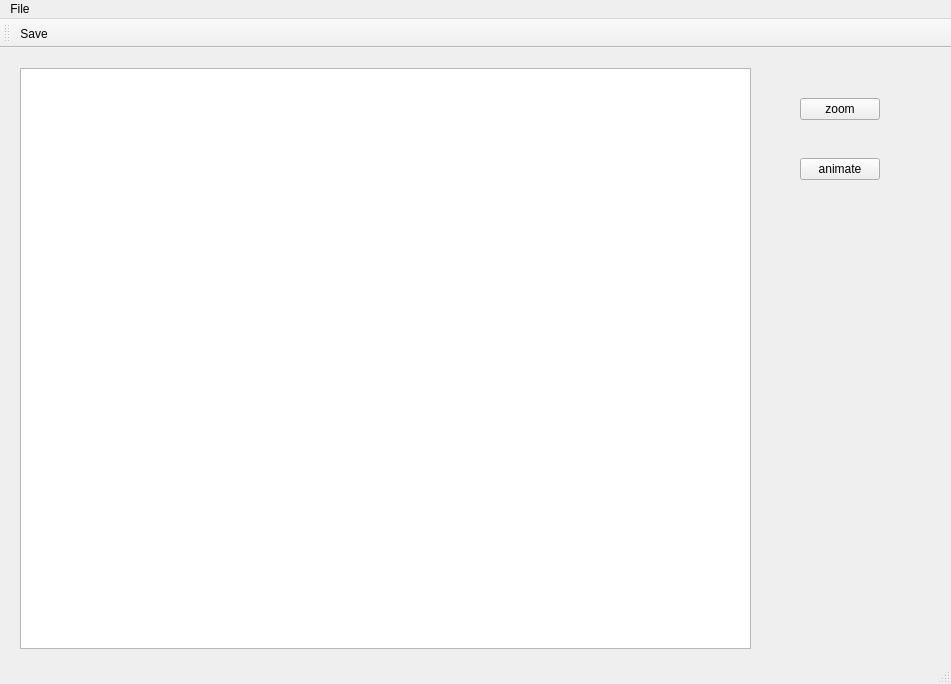
<?xml version="1.0" encoding="UTF-8"?>
<ui version="4.0">
 <class>MainWindow</class>
 <widget class="QMainWindow" name="MainWindow">
  <property name="geometry">
   <rect>
    <x>0</x>
    <y>0</y>
    <width>951</width>
    <height>684</height>
   </rect>
  </property>
  <property name="windowTitle">
   <string>MainWindow</string>
  </property>
  <property name="styleSheet">
   <string notr="true"/>
  </property>
  <widget class="QWidget" name="centralWidget">
   <widget class="QGraphicsView" name="graphicsView">
    <property name="geometry">
     <rect>
      <x>20</x>
      <y>20</y>
      <width>731</width>
      <height>581</height>
     </rect>
    </property>
   </widget>
   <widget class="QPushButton" name="pushButton">
    <property name="geometry">
     <rect>
      <x>800</x>
      <y>50</y>
      <width>80</width>
      <height>22</height>
     </rect>
    </property>
    <property name="text">
     <string>zoom</string>
    </property>
   </widget>
   <widget class="QPushButton" name="pushButton_2">
    <property name="geometry">
     <rect>
      <x>800</x>
      <y>110</y>
      <width>80</width>
      <height>22</height>
     </rect>
    </property>
    <property name="text">
     <string>animate</string>
    </property>
   </widget>
  </widget>
  <widget class="QMenuBar" name="menuBar">
   <property name="geometry">
    <rect>
     <x>0</x>
     <y>0</y>
     <width>951</width>
     <height>19</height>
    </rect>
   </property>
   <widget class="QMenu" name="menuFile">
    <property name="title">
     <string>File</string>
    </property>
    <addaction name="actionOpen"/>
    <addaction name="actionSave"/>
   </widget>
   <addaction name="menuFile"/>
  </widget>
  <widget class="QToolBar" name="mainToolBar">
   <attribute name="toolBarArea">
    <enum>TopToolBarArea</enum>
   </attribute>
   <attribute name="toolBarBreak">
    <bool>false</bool>
   </attribute>
   <addaction name="actionSave"/>
  </widget>
  <widget class="QStatusBar" name="statusBar"/>
  <action name="actionOpen">
   <property name="text">
    <string>Open</string>
   </property>
  </action>
  <action name="actionSave">
   <property name="text">
    <string>Save</string>
   </property>
   <property name="shortcut">
    <string>Ctrl+S</string>
   </property>
  </action>
 </widget>
 <layoutdefault spacing="6" margin="11"/>
 <resources/>
 <connections>
  <connection>
   <sender>pushButton</sender>
   <signal>clicked()</signal>
   <receiver>MainWindow</receiver>
   <slot>zoomIn()</slot>
   <hints>
    <hint type="sourcelabel">
     <x>833</x>
     <y>113</y>
    </hint>
    <hint type="destinationlabel">
     <x>812</x>
     <y>238</y>
    </hint>
   </hints>
  </connection>
 </connections>
 <slots>
  <slot>toBold()</slot>
  <slot>slot1()</slot>
  <slot>zoomIn()</slot>
 </slots>
</ui>
